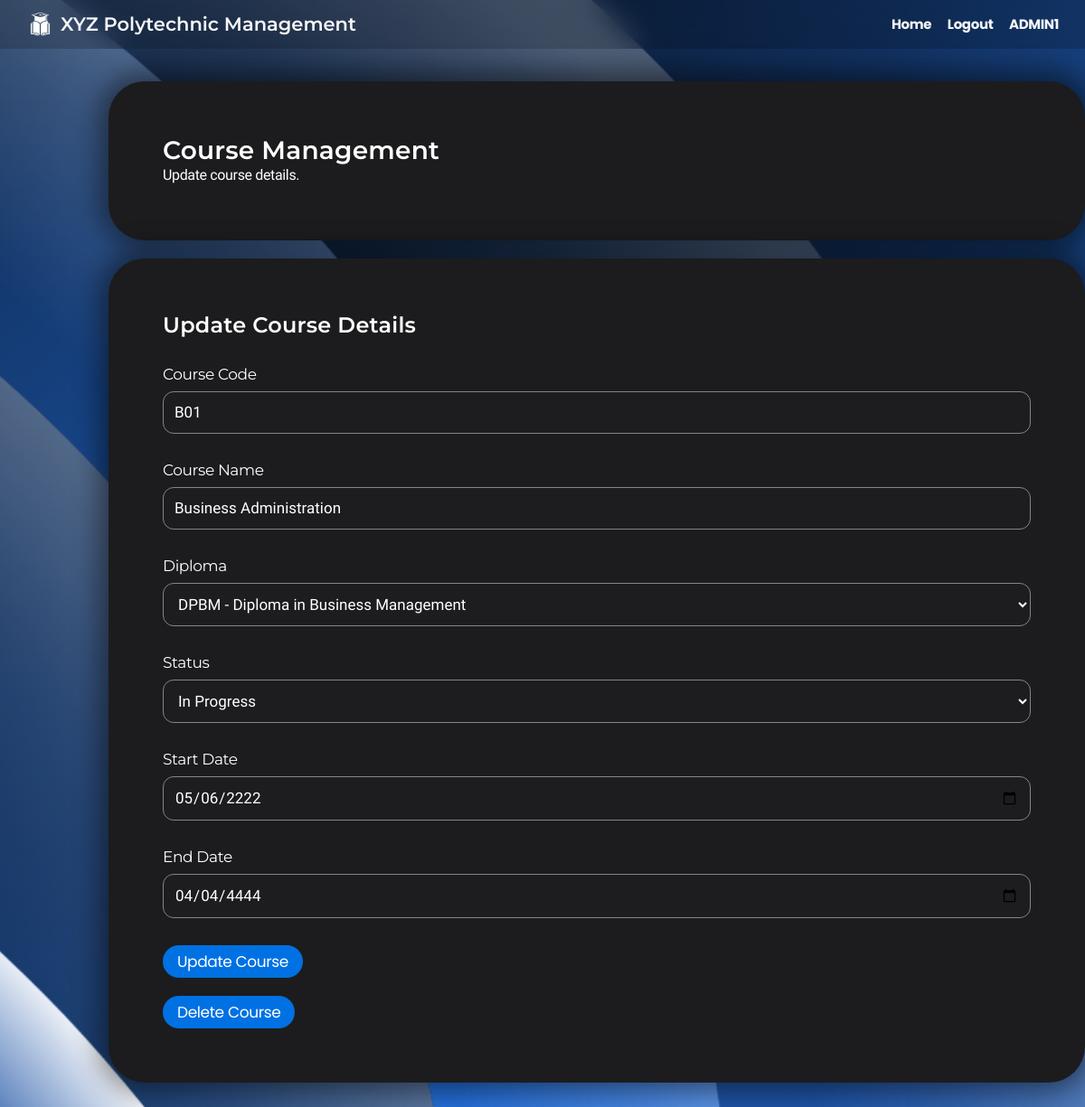
Page /CRUD3/admin_course_update_form.php?course_code=B01 (signed in) on the earlier database version.
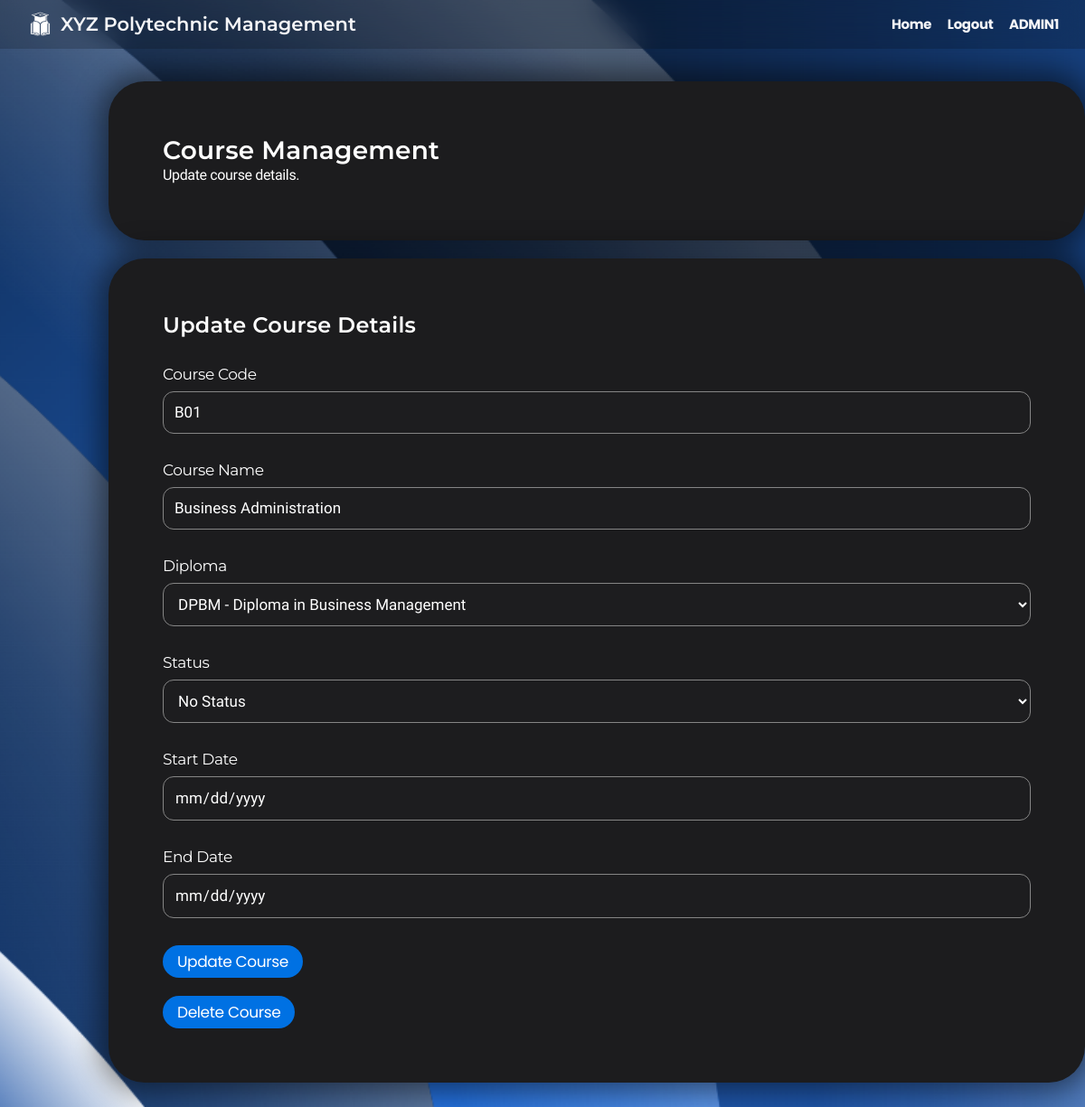
Same page on the later database version.
### tables this page shows
CREATE TABLE `course` (
  `course_code` varchar(3) NOT NULL,
  `course_name` varchar(50) NOT NULL,
  `diploma_code` varchar(5) NOT NULL,
  `course_start_date` date DEFAULT NULL,
  `course_end_date` date DEFAULT NULL,
  `status` enum('To start','No Status','In-progress','Ended') DEFAULT NULL
);

### CRUD3/admin_course_update_form.php (the view, shortened to what this page needs)
<?php
$con = mysqli_connect("localhost", "root", "", "xyz polytechnic");
$diploma_query = "SELECT diploma_code, diploma_name FROM diploma";
$diploma_result = $con->query($diploma_query);
$edit_coursecode = htmlspecialchars($_GET["course_code"]);
$full_name = $_SESSION['session_full_name'] ?? "";
$course_query = "SELECT c.* FROM course c WHERE c.course_code = ?";
$course_stmt = $con->prepare($course_query);
$course_stmt->bind_param('s', $edit_coursecode);
$course_stmt->execute();
$course_result = $course_stmt->get_result();
$course_row = $course_result->fetch_assoc();
?>
<!DOCTYPE html>
<html lang="en">
<head>
    <link rel="stylesheet" href="../styles.css">
</head>
<body>
    <div class="navbar">
        <div class="navbar-brand">
            <img src="../logo.png" alt="XYZ Polytechnic Logo" class="school-logo">
            <h1>XYZ Polytechnic Management</h1>
        </div>
        <nav>
            <a href="../admin_dashboard">Home</a>
            <a href="../logout.php">Logout</a>
            <a><?php echo htmlspecialchars($full_name); ?></a>
        </nav>
    </div>
    <div class="container">
        <div class="card">
            <h2>Course Management</h2>
            <p>Update course details.</p>
        </div>
        <div class="card">
            <h3>Update Course Details</h3>
            <form method="POST" action="admin_course_update.php" onsubmit="return validateForm()">
                <div class="form-group">
                    <label class="label">Course Code</label>
                    <input type="text" name="upd_coursecode" pattern="[A-Z]{1}\d{2}"
                           title="One uppercase letter followed by two digits"
                           value="<?php echo htmlspecialchars($course_row['course_code']); ?>" required>
                </div>
                <div class="form-group">
                    <label class="label">Course Name</label>
                    <input type="text" name="upd_coursename" maxlength="50"
                           value="<?php echo htmlspecialchars($course_row['course_name']); ?>" required>
                </div>
                <div class="form-group">
                    <label class="label">Diploma</label>
                    <select name="upd_diplomacode" required>
                        <?php
                        mysqli_data_seek($diploma_result, 0);
                        while ($diploma_row = $diploma_result->fetch_assoc()):
                            $selected = $diploma_row['diploma_code'] === $course_row['diploma_code'] ? 'selected' : '';
                        ?>
                            <option value="<?= htmlspecialchars($diploma_row['diploma_code']) ?>" <?= $selected ?>>
                                <?= htmlspecialchars($diploma_row['diploma_code'] . ' - ' . $diploma_row['diploma_name']) ?>
                            </option>
                        <?php endwhile; ?>
                    </select>
                </div>
                <div class="form-group">
                    <label class="label">Status</label>
                    <select name="upd_status" onchange="toggleDateFields()" required>
                        <option value="No Status" <?= $course_row['status'] === 'No Status' ? 'selected' : '' ?>>No Status</option>
                        <option value="In-progress" <?= $course_row['status'] === 'In-progress' ? 'selected' : '' ?>>In Progress</option>
                    </select>
                </div>
                <div class="form-group">
                    <label class="label">Start Date</label>
                    <input type="date" name="upd_startdate"
                        value="<?php echo $course_row['course_start_date'] ? htmlspecialchars($course_row['course_start_date']) : ''; ?>">
                </div>
                <div class="form-group">
                    <label class="label">End Date</label>
                    <input type="date" name="upd_enddate"
                        value="<?php echo $course_row['course_end_date'] ? htmlspecialchars($course_row['course_end_date']) : ''; ?>">
                </div>
                <button type="submit">Update Course</button>
            </form>
            <div class="delete-section" style="margin-top: 20px;">
                <button onclick="confirmDelete('<?php echo htmlspecialchars($course_row['course_code']); ?>')"
                        class="delete-button">Delete Course</button>
            </div>
        </div>
    </div>
</body>
</html>

Differences in the rows shown:
changed course "Business Administration": upd_status "In Progress" → "No Status"; upd_startdate "05/06/2222" → (not shown); upd_enddate "04/04/4444" → (not shown)
